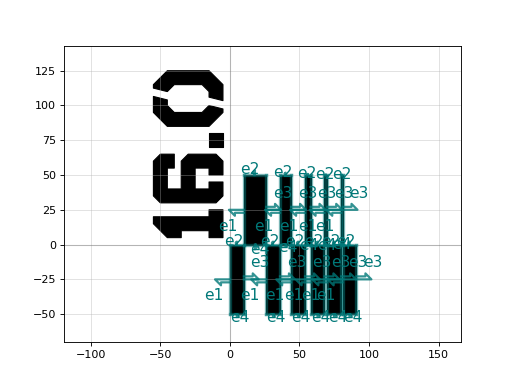

This figure's Python source:
import gdsfactory as gf

c = gf.components.litho_steps(line_widths=(1.0, 2.0, 4.0, 8.0, 16.0), line_spacing=10.0, height=100.0, layer=(1, 0))
c.plot()
